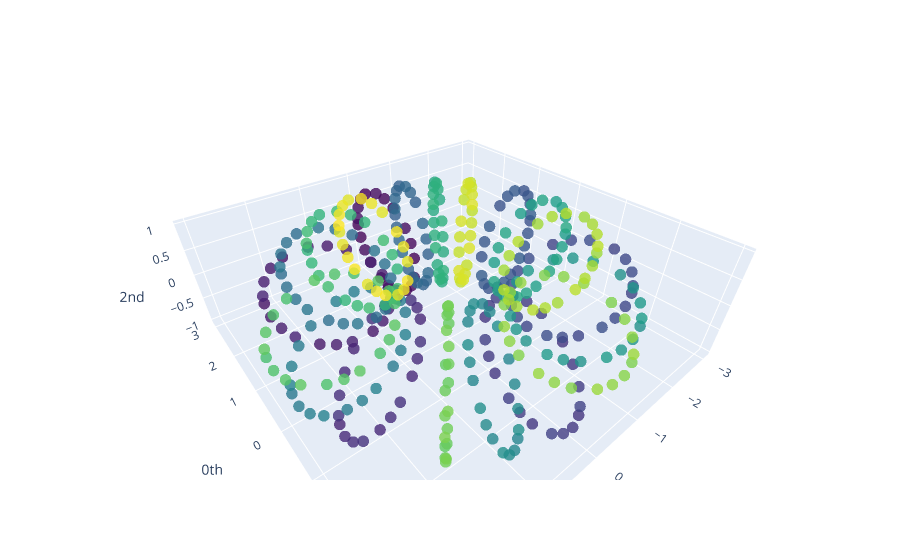

The cell this chart's notebook holds for it:
### Code cell
# Representing the torus in 3d with parametric equations
torus = np.asarray([[(2+np.cos(s))*np.cos(t),(2+np.cos(s))*np.sin(t),np.sin(s)] for t in range(20) for s in range(20)])
plot_point_cloud(torus)

### Figure 1 — Plotly figure (JSON) as saved in the notebook; plotly's stock layout.template omitted (floating-point values rounded to 4 significant figures; data arrays with more than 128 entries replaced by an {"elided": "..."} marker saying what was removed)
{"data": [{"marker": {"color": {"elided": "400 int values"}, "colorscale": [[0, "#440154"], [0.1111, "#482878"], [0.2222, "#3e4989"], [0.3333, "#31688e"], [0.4444, "#26828e"], [0.5556, "#1f9e89"], [0.6667, "#35b779"], [0.7778, "#6ece58"], [0.8889, "#b5de2b"], [1, "#fde725"]], "opacity": 0.8, "size": 4}, "mode": "markers", "type": "scatter3d", "x": {"elided": "400 float values"}, "y": {"elided": "400 float values"}, "z": {"elided": "400 float values"}}], "layout": {"autosize": true, "scene": {"aspectmode": "auto", "aspectratio": {"x": 1.442, "y": 1.442, "z": 0.4808}, "camera": {"center": {"x": 0, "y": 0, "z": 0}, "eye": {"x": -1.085, "y": 0.8935, "z": 1.027}, "projection": {"type": "perspective"}, "up": {"x": 0, "y": 0, "z": 1}}, "xaxis": {"exponentformat": "e", "showexponent": "all", "title": {"text": "0th"}, "type": "linear"}, "yaxis": {"exponentformat": "e", "showexponent": "all", "title": {"text": "1st"}, "type": "linear"}, "zaxis": {"exponentformat": "e", "showexponent": "all", "title": {"text": "2nd"}, "type": "linear"}}}}
